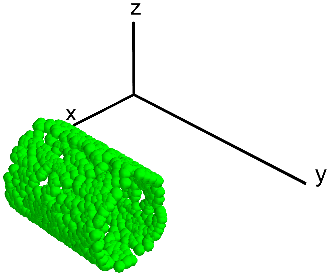

Reproduce this figure in Python.
import numpy as np
import mayavi.mlab as mlab

from desicos.conecylDB.read_write import xyz2thetazimp

R = 406.4 # nominal radius
H = 1219.2 # nominal height
R_best_fit = 407.193 # radius obtained with the best-fit routine

thetas, zfit, dR = np.genfromtxt('sample_theta_z_imp.txt', unpack=True)

xpos = R_best_fit*np.cos(thetas)
ypos = R_best_fit*np.sin(thetas)
sf = 20
x2 = xpos + sf*dR*np.cos(thetas)
y2 = ypos + sf*dR*np.sin(thetas)
z2 = zfit

Tinv = np.loadtxt('tmp_Tinv.txt')
x, y, z = Tinv.dot(np.vstack((x2, y2, z2, np.ones_like(x2))))

black = (0,0,0)
white = (1,1,1)
mlab.figure(bgcolor=white)
mlab.points3d(x, y, z, color=(0,1,0))
mlab.plot3d([0, 600], [0, 0], [0, 0], color=black, tube_radius=10.)
mlab.plot3d([0, 0], [0, 1600], [0, 0], color=black, tube_radius=10.)
mlab.plot3d([0, 0], [0, 0], [0, 600], color=black, tube_radius=10.)
mlab.text3d(650, -50, +50, 'x', color=black, scale=100.)
mlab.text3d(0, 1650, +50, 'y', color=black, scale=100.)
mlab.text3d(0, -50, 650, 'z', color=black, scale=100.)
mlab.savefig('plot_sample_3d.png', size=(500, 500))
